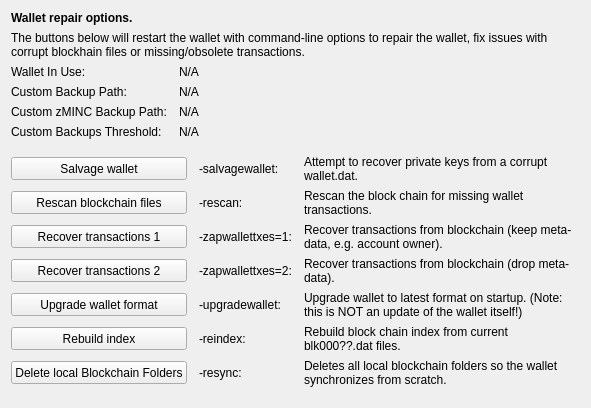
     <widget class="QWidget" name="tab_repair">
      <attribute name="title">
       <string>&amp;Wallet Repair</string>
      </attribute>
      <layout class="QGridLayout" name="gridLayout_4" columnstretch="0,0,0,0">
       <property name="horizontalSpacing">
        <number>12</number>
       </property>
       <item row="0" column="0" colspan="4">
        <widget class="QLabel" name="label_repair_header">
         <property name="font">
          <font>
           <weight>75</weight>
           <bold>true</bold>
          </font>
         </property>
         <property name="text">
          <string>Wallet repair options.</string>
         </property>
        </widget>
       </item>
       <item row="1" column="0" colspan="4">
        <widget class="QLabel" name="label_repair_helptext">
         <property name="font">
          <font>
           <weight>50</weight>
           <bold>false</bold>
          </font>
         </property>
         <property name="text">
          <string>The buttons below will restart the wallet with command-line options to repair the wallet, fix issues with corrupt blockhain files or missing/obsolete transactions.</string>
         </property>
         <property name="wordWrap">
          <bool>true</bool>
         </property>
        </widget>
       </item>
       <item row="2" column="0">
        <widget class="QLabel" name="wallet_path_label">
         <property name="text">
          <string>Wallet In Use:</string>
         </property>
        </widget>
       </item>
       <item row="2" column="1" colspan="3">
        <widget class="QLabel" name="wallet_path">
         <property name="cursor">
          <cursorShape>IBeamCursor</cursorShape>
         </property>
         <property name="text">
          <string>N/A</string>
         </property>
         <property name="textFormat">
          <enum>Qt::PlainText</enum>
         </property>
         <property name="textInteractionFlags">
          <set>Qt::LinksAccessibleByMouse|Qt::TextSelectableByKeyboard|Qt::TextSelectableByMouse</set>
         </property>
        </widget>
       </item>
       <item row="3" column="0">
        <widget class="QLabel" name="wallet_custombackuppath_label">
         <property name="text">
          <string>Custom Backup Path:</string>
         </property>
         <property name="visible">
          <bool>false</bool>
         </property>
        </widget>
       </item>
       <item row="3" column="1" colspan="3">
        <widget class="QLabel" name="wallet_custombackuppath">
         <property name="cursor">
          <cursorShape>IBeamCursor</cursorShape>
         </property>
         <property name="text">
          <string>N/A</string>
         </property>
         <property name="textFormat">
          <enum>Qt::PlainText</enum>
         </property>
         <property name="textInteractionFlags">
          <set>Qt::LinksAccessibleByMouse|Qt::TextSelectableByKeyboard|Qt::TextSelectableByMouse</set>
         </property>
         <property name="visible">
          <bool>false</bool>
         </property>
        </widget>
       </item>
       <item row="4" column="0">
        <widget class="QLabel" name="wallet_customzmincbackuppath_label">
         <property name="text">
          <string>Custom zMINC Backup Path:</string>
         </property>
         <property name="visible">
          <bool>false</bool>
         </property>
        </widget>
       </item>
       <item row="4" column="1" colspan="3">
        <widget class="QLabel" name="wallet_customzmincbackuppath">
         <property name="cursor">
          <cursorShape>IBeamCursor</cursorShape>
         </property>
         <property name="text">
          <string>N/A</string>
         </property>
         <property name="textFormat">
          <enum>Qt::PlainText</enum>
         </property>
         <property name="textInteractionFlags">
          <set>Qt::LinksAccessibleByMouse|Qt::TextSelectableByKeyboard|Qt::TextSelectableByMouse</set>
         </property>
         <property name="visible">
          <bool>false</bool>
         </property>
        </widget>
       </item>
       <item row="5" column="0">
        <widget class="QLabel" name="wallet_custombackupthreshold_label">
         <property name="text">
          <string>Custom Backups Threshold:</string>
         </property>
         <property name="visible">
          <bool>false</bool>
         </property>
        </widget>
       </item>
       <item row="5" column="1" colspan="3">
        <widget class="QLabel" name="wallet_custombackupthreshold">
         <property name="cursor">
          <cursorShape>IBeamCursor</cursorShape>
         </property>
         <property name="text">
          <string>N/A</string>
         </property>
         <property name="textFormat">
          <enum>Qt::PlainText</enum>
         </property>
         <property name="textInteractionFlags">
          <set>Qt::LinksAccessibleByMouse|Qt::TextSelectableByKeyboard|Qt::TextSelectableByMouse</set>
         </property>
         <property name="visible">
          <bool>false</bool>
         </property>
        </widget>
       </item>
       <item row="6" column="0">
        <spacer name="verticalSpacer_repair1">
         <property name="orientation">
          <enum>Qt::Vertical</enum>
         </property>
         <property name="sizeHint" stdset="0">
          <size>
           <width>10</width>
           <height>10</height>
          </size>
         </property>
        </spacer>
       </item>
       <item row="7" column="0" colspan="2">
        <widget class="QPushButton" name="btn_salvagewallet">
         <property name="minimumSize">
          <size>
           <width>100</width>
           <height>23</height>
          </size>
         </property>
         <property name="text">
          <string>Salvage wallet</string>
         </property>
        </widget>
       </item>
       <item row="7" column="2">
        <widget class="QLabel" name="label_repair_salvage_command">
         <property name="text">
          <string notr="true">-salvagewallet:</string>
         </property>
        </widget>
       </item>
       <item row="7" column="3">
        <widget class="QLabel" name="label_repair_salvage">
         <property name="text">
          <string>Attempt to recover private keys from a corrupt wallet.dat.</string>
         </property>
         <property name="wordWrap">
          <bool>true</bool>
         </property>
        </widget>
       </item>
       <item row="8" column="0" colspan="2">
        <widget class="QPushButton" name="btn_rescan">
         <property name="minimumSize">
          <size>
           <width>100</width>
           <height>23</height>
          </size>
         </property>
         <property name="text">
          <string>Rescan blockchain files</string>
         </property>
        </widget>
       </item>
       <item row="8" column="2">
        <widget class="QLabel" name="label_repair_rescan_command">
         <property name="text">
          <string notr="true">-rescan:</string>
         </property>
        </widget>
       </item>
       <item row="8" column="3">
        <widget class="QLabel" name="label_repair_rescan">
         <property name="text">
          <string>Rescan the block chain for missing wallet transactions.</string>
         </property>
         <property name="wordWrap">
          <bool>true</bool>
         </property>
        </widget>
       </item>
       <item row="9" column="0" colspan="2">
        <widget class="QPushButton" name="btn_zapwallettxes1">
         <property name="minimumSize">
          <size>
           <width>100</width>
           <height>23</height>
          </size>
         </property>
         <property name="text">
          <string>Recover transactions 1</string>
         </property>
        </widget>
       </item>
       <item row="9" column="2">
        <widget class="QLabel" name="label_repair_zap1_command">
         <property name="text">
          <string notr="true">-zapwallettxes=1:</string>
         </property>
        </widget>
       </item>
       <item row="9" column="3">
        <widget class="QLabel" name="label_repair_zap1">
         <property name="text">
          <string>Recover transactions from blockchain (keep meta-data, e.g. account owner).</string>
         </property>
         <property name="wordWrap">
          <bool>true</bool>
         </property>
        </widget>
       </item>
       <item row="10" column="0" colspan="2">
        <widget class="QPushButton" name="btn_zapwallettxes2">
         <property name="minimumSize">
          <size>
           <width>100</width>
           <height>23</height>
          </size>
         </property>
         <property name="text">
          <string>Recover transactions 2</string>
         </property>
        </widget>
       </item>
       <item row="10" column="2">
        <widget class="QLabel" name="label_repair_zap2_command">
         <property name="text">
          <string notr="true">-zapwallettxes=2:</string>
         </property>
        </widget>
       </item>
       <item row="10" column="3">
        <widget class="QLabel" name="label_repair_zap2">
         <property name="text">
          <string>Recover transactions from blockchain (drop meta-data).</string>
         </property>
         <property name="wordWrap">
          <bool>true</bool>
         </property>
        </widget>
       </item>
       <item row="11" column="0" colspan="2">
        <widget class="QPushButton" name="btn_upgradewallet">
         <property name="minimumSize">
          <size>
           <width>100</width>
           <height>23</height>
          </size>
         </property>
         <property name="text">
          <string>Upgrade wallet format</string>
         </property>
        </widget>
       </item>
       <item row="11" column="2">
        <widget class="QLabel" name="label_repair_upgrade_command">
         <property name="text">
          <string notr="true">-upgradewallet:</string>
         </property>
        </widget>
       </item>
       <item row="11" column="3">
        <widget class="QLabel" name="label_repair_upgrade">
         <property name="text">
          <string>Upgrade wallet to latest format on startup. (Note: this is NOT an update of the wallet itself!)</string>
         </property>
         <property name="wordWrap">
          <bool>true</bool>
         </property>
        </widget>
       </item>
       <item row="12" column="0" colspan="2">
        <widget class="QPushButton" name="btn_reindex">
         <property name="minimumSize">
          <size>
           <width>100</width>
           <height>23</height>
          </size>
         </property>
         <property name="text">
          <string>Rebuild index</string>
         </property>
        </widget>
       </item>
       <item row="12" column="2">
        <widget class="QLabel" name="label_repair_reindex_command">
         <property name="text">
          <string notr="true">-reindex:</string>
         </property>
        </widget>
       </item>
       <item row="12" column="3">
        <widget class="QLabel" name="label_repair_reindex">
         <property name="text">
          <string>Rebuild block chain index from current blk000??.dat files.</string>
         </property>
         <property name="wordWrap">
          <bool>true</bool>
         </property>
        </widget>
       </item>
       <item row="13" column="0" colspan="2">
        <widget class="QPushButton" name="btn_resync">
         <property name="minimumSize">
          <size>
           <width>100</width>
           <height>23</height>
          </size>
         </property>
         <property name="text">
          <string>Delete local Blockchain Folders</string>
         </property>
        </widget>
       </item>
       <item row="13" column="2">
        <widget class="QLabel" name="label_repair_resync_command">
         <property name="text">
          <string>-resync:</string>
         </property>
        </widget>
       </item>
       <item row="13" column="3">
        <widget class="QLabel" name="label_repair_resync">
         <property name="text">
          <string>Deletes all local blockchain folders so the wallet synchronizes from scratch.</string>
         </property>
         <property name="wordWrap">
          <bool>true</bool>
         </property>
        </widget>
       </item>
       <item row="14" column="0">
        <spacer name="verticalSpacer_repair2">
         <property name="orientation">
          <enum>Qt::Vertical</enum>
         </property>
         <property name="sizeHint" stdset="0">
          <size>
           <width>20</width>
           <height>10</height>
          </size>
         </property>
        </spacer>
       </item>
      </layout>
     </widget>
